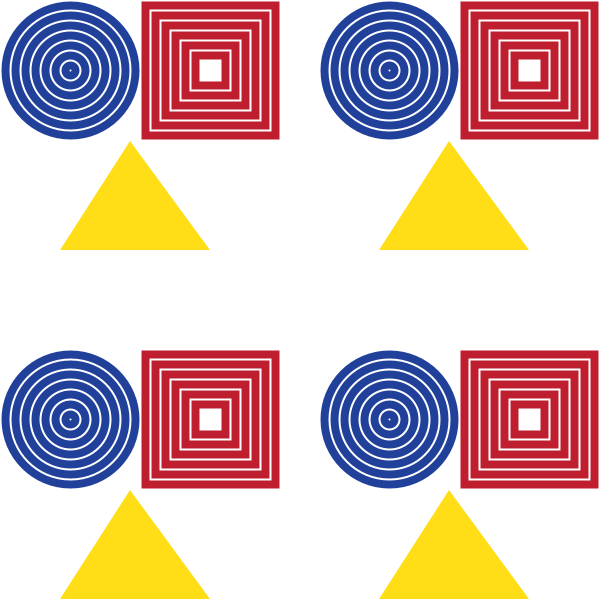
Frame 1 (no input)
Frame 60 (the mouse pressed at the canvas centre just before this capture): identical to frame 1, image omitted
Frame 120 (the mouse held since frame 60 and released just before this capture): identical to frame 1, image omitted

The Processing sketch that drew this single still picture (run headless with seeded random() and noise(); from frame 60 on, the mouse is pressed at the canvas centre):

// Processing sketch: sketch2
// ── sketch2.pde
int way=0;


void setup(){
  size(600,600);
  background(255);
}

 void draw(){ //press keyboard pls :)
    if(way==0){
     background(255);
     weirdthing();
   }
    if(way==1){
     background(255);
     photosensitiveepilepsy();
   }
    if(way==2){
     background(255);
     smilingface();
   }
 }
  void weirdthing(){ // pattern 1
    circles(70,70); //top left one
    squares(210,70);
    puretriangle(130); 
    
    pushMatrix(); //top right one
    translate(319,0);
    circles(70,70);
    squares(210,70);
    puretriangle(130);
    popMatrix();
    
    pushMatrix(); //down left one
    translate(0,349);
    circles(70,70);
    squares(210,70);
    puretriangle(130);
    popMatrix();
    
    pushMatrix(); //down right one
    translate(319,349);
    circles(70,70);
    squares(210,70);
    puretriangle(130);
    popMatrix();
    }
  
  void circles(int x,int y){ //circles
     strokeWeight(8);
     noFill(); 
     stroke(33,64,154);
  for(int i=10;i<150;i=i+20){
    ellipse(x,y,i,i);//70,70
   }
 }
   void squares(int x,int y){ //squares
      rectMode(CENTER);
      stroke(190,30,45);
      noFill();
   for(int i=130;i>10;i=i-20){
      rect(x,y,i,i);//210,70
    }
 }
    void puretriangle(int a){ //triangle filled with color
       fill(255,222,23);
       noStroke();
       triangle(a,a+11,a-70,a+120,a+80,a+120);//130,141,60,250,210,250
     }
     
   void photosensitiveepilepsy(){ //patern 2
     flashingshapes(int(random(0,600)),int(random(0,600)));
   }
   void flashingshapes(int x, int y){
     strokeWeight(8);
     noFill(); 
     color a=color((int(random(0,250))),0,24);
     stroke(a);
   for(int i=10;i<150;i=i+20){
    ellipse(x,y,i,i);
   }
     rectMode(CENTER);
     stroke(a);
   for(int i=130;i>10;i=i-20){
      rect(x-100,y-200,i,i);
   }    
     
     fill(a);
     noStroke();
     rect(x-200,y+300,100,100);
  }
  
    void smilingface(){ //pattern 3
      noStroke();
      fill(0);
      ellipse(300,260,50,50);
      ellipse(400,325,50,50);
      
      beginShape();
      noFill();
      stroke(0);
      strokeWeight(12);
      vertex(200,320);
      bezierVertex(250,450,350,450,400,450);
      endShape();
  }
     void keyPressed(){
       way++;
       if(way>2){
       way=0;
       
       }
     }
         
         
       
     
